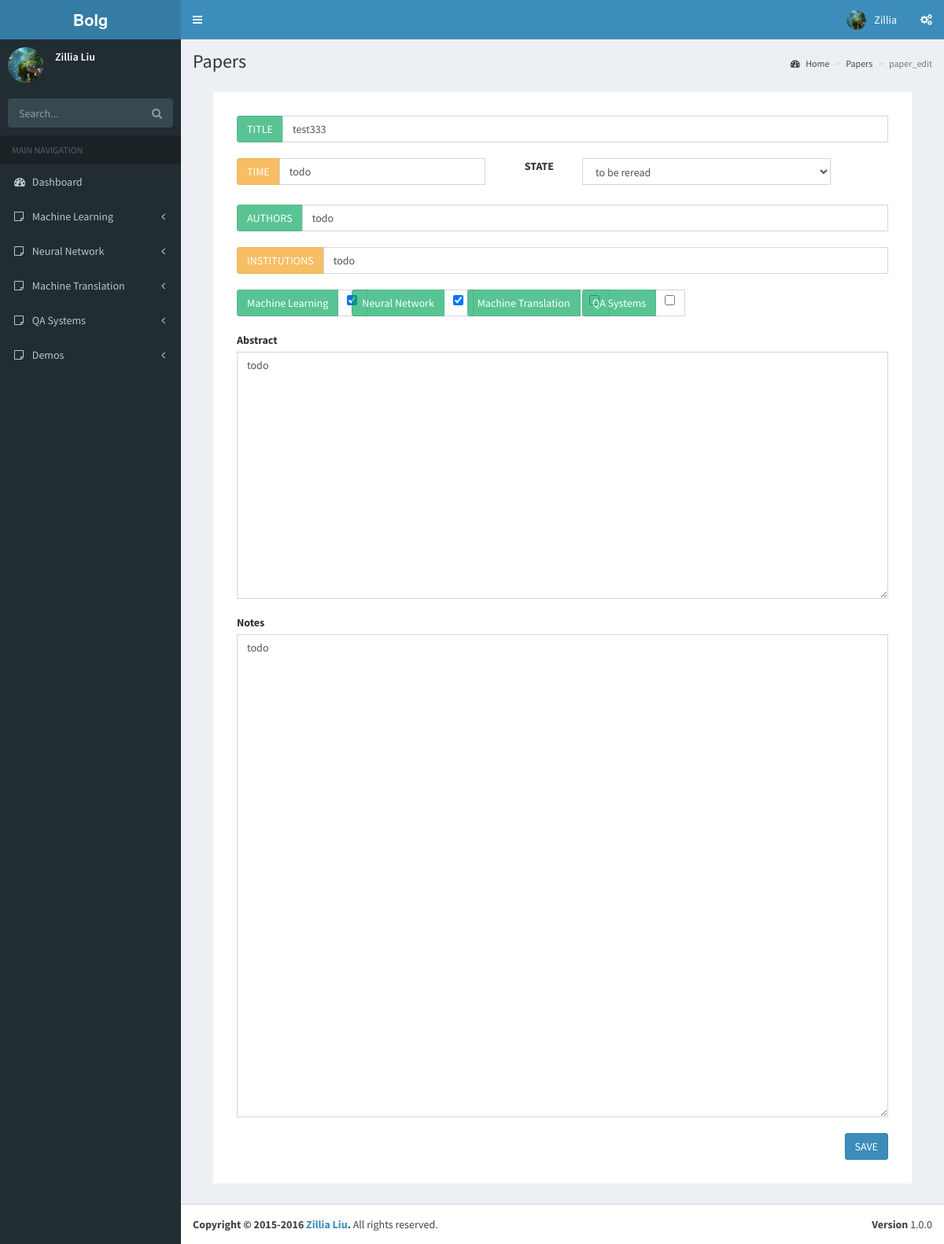
/paper_edit/22, run on the app's committed database.
### backend/models.py (models this page shows)
class MySideBar(models.Model):
    id = models.AutoField(primary_key=True)
    entry_name = models.CharField(max_length=200)

class MyPapers(models.Model):
    id = models.AutoField(primary_key=True)
    time = models.CharField(max_length=100, default="0000-00-00")
    name = models.CharField(max_length=500)
    authors = models.CharField(max_length=200)
    institutions = models.CharField(max_length=200)
    abstract = models.TextField()
    notes = models.TextField()
    state = models.IntegerField(default=2)          # 0 already known; 1 to be reread; 2 to be implemented
    tag = models.TextField(default=None, null=True)

### front_web/views.py (the view)
# urls.py: url(r'^paper_edit/(.+)$', views.paper_edit, name=''),
def paper_edit(request, paper_id):
    context = load_context()
    if paper_id == 'new':
        raw_state = [['selected', "already known"], ['', "to be reread"], ['', "to be implemented"]]
        raw_tag = [[tag, ''] for tag in context["sidebar"]]
        context['paper_info'] = ['new', 'todo', 'todo', raw_state, raw_tag, 'todo', 'todo', 'todo', 'todo']
        return render(request, 'paper_edit.html', context)
    paper_object = MyPapers.objects.filter(id=int(paper_id))[0]
    paper_info = [paper_object.id, paper_object.name, paper_object.time,
                  paper_object.authors, paper_object.institutions, paper_object.abstract, paper_object.notes]
    paper_state = [['', "already known"], ['', "to be reread"], ['', "to be implemented"]]
    paper_state[paper_object.state][0] = 'selected'
    paper_info.insert(3, paper_state)
    paper_tag = []
    for tag in context["sidebar"]:
        if tag in json.loads(paper_object.tag):
            paper_tag.append([tag, 'checked'])
        else:
            paper_tag.append([tag, ''])
    paper_info.insert(4, paper_tag)
    context['paper_info'] = paper_info
    return render(request, 'paper_edit.html', context)

### front_web/views.py (called while the page is built)
def load_context():
    context = {}
    sidebar = [x.entry_name for x in MySideBar.objects.all()]
    context['sidebar'] = sidebar
    return context

### front_web/template/paper_edit.html (shortened to what this page needs)
{% extends "base.html" %}
{% load djangomarkdown %}
{% block sidebar_menu %}
    {% for bar in sidebar %}
        <li class="treeview">
            <a href="#">
                <i class="fa fa-sticky-note-o"></i> <span>{{ bar }}</span>
                <span class="pull-right-container">
                    <i class="fa fa-angle-left pull-right"></i>
                </span>
            </a>
        </li>
    {% endfor %}
{% endblock %}
{% block page_location %}Papers{% endblock %}
{% block page_location_list %}
    <li><a href="/zillia"><i class="fa fa-dashboard"></i> Home</a></li>
    <li><a href="/paper_lists">Papers</a></li>
    <li class="active">paper_edit</li>
{% endblock %}
{% block main_content %}
    <section class="invoice">
        <div class="row">
            <div class="col-xs-12">
                <form id="paper_edit_form" action="/submit_paper_edit/{{ paper_info.0 }}" method="post">
                    <div class="row">
                        <div class="col-xs-12">
                            <div class="input-group margin">
                                <div class="input-group-btn">
                                    <button type="button" class="btn btn-success" disabled>TITLE</button>
                                </div>
                                <input type="text" name="title" class="form-control" value="{{ paper_info.1 }}">
                            </div>
                        </div>
                        <div class="col-xs-5">
                            <div class="input-group margin">
                                <div class="input-group-btn">
                                    <button type="button" class="btn btn-warning" disabled>TIME</button>
                                </div>
                                <input type="text" name="time" class="form-control" value="{{ paper_info.2 }}">
                            </div>
                        </div>
                        <div class="col-xs-1">
                            <div class="margin">
                                <label>STATE</label>
                            </div>
                        </div>
                        <div class="col-xs-5">
                            <div class="margin">
                                <div class="form-group">
                                    <select class="form-control" name="state">
                                        {% for paper_state_option in paper_info.3 %}
                                            <option {{ paper_state_option.0 }}>{{ paper_state_option.1 }}</option>
                                        {% endfor %}
                                    </select>
                                </div>
                            </div>
                        </div>
                    </div>
                    <div class="row">
                        <div class="col-xs-12">
                            <div class="input-group margin">
                                <div class="input-group-btn">
                                    <button type="button" class="btn btn-success" disabled>AUTHORS</button>
                                </div>
                                <input type="text" name="authors" class="form-control" value="{{ paper_info.5 }}">
                            </div>
                        </div>
                        <div class="col-xs-12">
                            <div class="input-group margin">
                                <div class="input-group-btn">
                                    <button type="button" class="btn btn-warning" disabled>INSTITUTIONS</button>
                                </div>
                                <input type="text" name="institutions" class="form-control" value="{{ paper_info.6 }}">
                            </div>
                        </div>
                    </div>
                    <div class="row">
                        {% for tag_option in paper_info.4 %}
                            <div class="col-xs-2">
                                <div class="input-group margin">
                                    <div class="input-group-btn">
                                        <button type="button" class="btn btn-success" disabled>{{ tag_option.0 }}</button>
                                    </div>
                                    <span class="input-group-addon">
                                        <label>
                                            <input type="checkbox" value="{{ tag_option.0 }}" class="flat-red tag_option" {{ tag_option.1 }}>
                                        </label>
                                    </span>
                                </div>
                            </div>
                        {% endfor %}
                    </div>
                    <div class="row">
                        <div class="col-xs-12">
                            <div class="form-group margin">
                                <label>Abstract</label>
                                <textarea name="abstract" class="form-control" rows="15">{{ paper_info.7 }}</textarea>
                            </div>
                        </div>
                        <div class="col-xs-12">
                            <div class="form-group margin">
                                <label>Notes</label>
                                <textarea name="notes" class="form-control" rows="30">{{ paper_info.8 }}</textarea>
                            </div>
                        </div>
                    </div>
                    <div class="row">
                        <div class="col-xs-12">
                            <div class="margin pull-right">
                                <button type="submit" class="btn btn-primary" onclick="get_checklist();">SAVE</button>
                            </div>
                        </div>
                    </div>
                </form>
            </div>
        </div>
    </section>
{% endblock %}

### data on the page
MySideBar: sidebar "Machine Learning", entry_name "Machine Learning"
MySideBar: sidebar "Neural Network", entry_name "Neural Network"
MySideBar: sidebar "Machine Translation", entry_name "Machine Translation"
MySideBar: sidebar "QA Systems", entry_name "QA Systems"
MyPapers: title "test333", time "todo", authors "todo", institutions "todo", abstract "todo", notes "todo"

### other printed values
form field state "to be reread"
